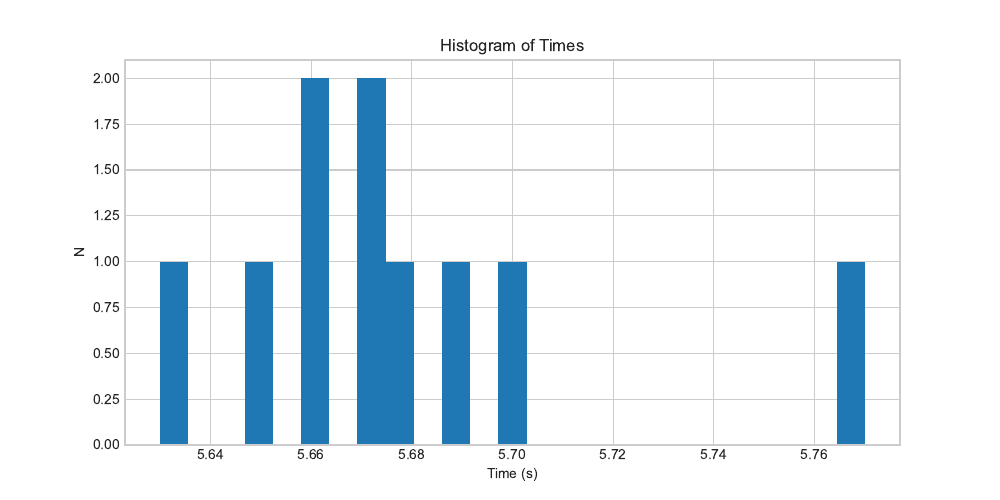

Recreate this plot in Python.
# import libraries

import matplotlib.pyplot as plt
import numpy as np


# read/simulate data

# measured times
times = np.array([5.65, 5.69, 5.68, 5.67, 5.70, 5.66, 5.63, 5.66, 5.77, 5.67])

# simulated times
# times = np.random.normal(5.28, 0.05, 100)


# plot histogram

plt.style.use('seaborn-v0_8-whitegrid')     # create plot object with style
plt.figure(figsize=(10,5), dpi=300)         # set size and resolution
plt.title('Histogram of Times')             # add title
plt.xlabel('Time (s)')                      # add x-axis label
plt.ylabel('N')                             # add y-axis label

plt.hist(times, bins=25)                    # plot histogram with N bins
plt.savefig('plots/histogram.pdf')          # display plot object


# calculate mean and errors

N = len(times) # number of data points
t_mean = times.mean() # average value
t_max = max(times) # maximum value
t_min = min(times) # minimum value
dt = (t_max - t_min)/2 # error
dt_pos = [t_max - t_mean] * N # positive error (list)
dt_neg = [t_mean - t_min] * N # negativ error (list)

print(f't = ({t_mean:.2f} ± {dt:.2f}) s')


# residual plot

plt.style.use('seaborn-v0_8-whitegrid')
plt.figure(figsize=(10,5), dpi=300)
plt.title('Variation of Measured Times')
plt.xlabel('Measurement #')
plt.ylabel('Deviation from Mean Value (s)')

# plot residuals with symmetric error bars
# plt.errorbar(range(1, len(times)+1), times - t_mean, yerr=dt, fmt='.', ecolor='black', capsize=2)

# plot residuals with positive/negative error bars
plt.errorbar(range(1, len(times)+1), times - t_mean, yerr=[dt_pos, dt_neg], fmt='.', ecolor='black', capsize=2)

plt.savefig('plots/residuals.pdf')